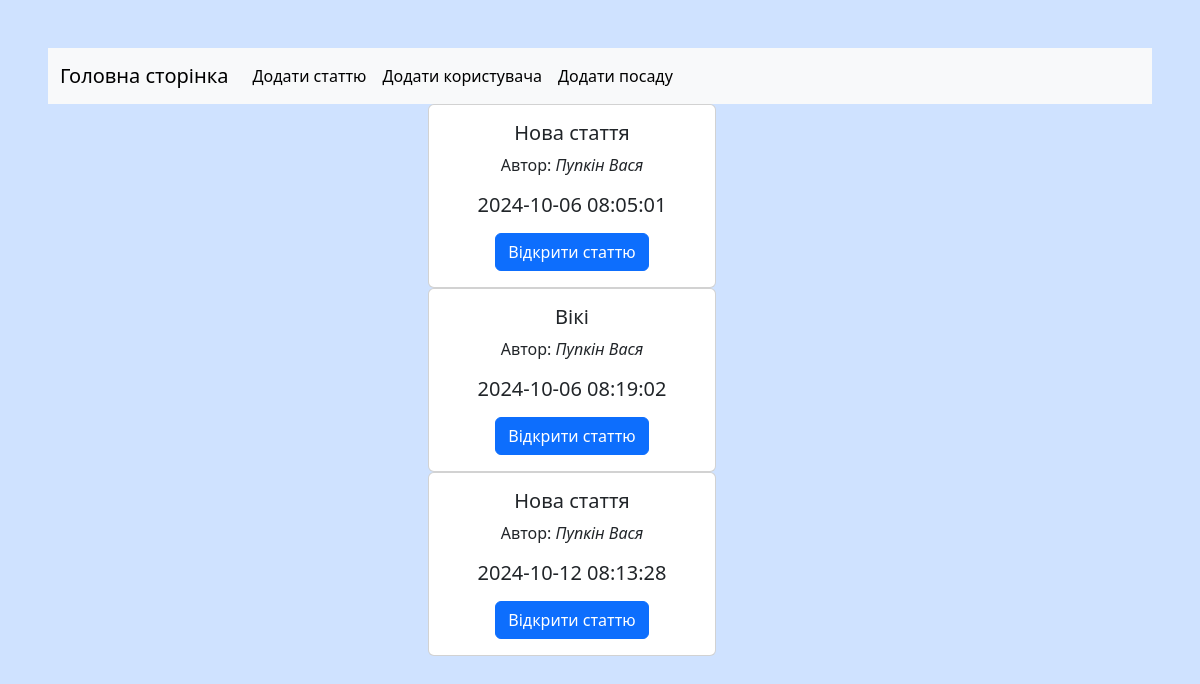
The page / on the database its author committed.
### app/db/models/post.py (models this page shows)
class Post(Base):
    __tablename__ = "posts"
    id: Mapped[int] = mapped_column(primary_key=True)
    title: Mapped[str] = mapped_column(String(500))
    text: Mapped[str] = mapped_column(TEXT())
    create: Mapped[datetime] = mapped_column(TIMESTAMP(), server_default=func.now())
    user_id: Mapped[int] = mapped_column(ForeignKey(User.id))
    user: Mapped[User] = relationship()

### app/db/models/user.py (models this page shows)
class User(Base):
    __tablename__ = "users"
    id: Mapped[int] = mapped_column(primary_key=True)
    first_name: Mapped[str] = mapped_column(String(50), nullable=True)
    last_name: Mapped[int] = mapped_column(String(50))
    age: Mapped[int] = mapped_column(nullable=True)
    position_id: Mapped[int] = mapped_column(ForeignKey(Position.id))
    position: Mapped[Position] = relationship()

### app/routes/post.py (the view)
@post_route.get("/")
def index():
    with Session() as session:
        posts = session.query(Post).all()
        return render_template("index.html", posts=posts)

### app/templates/index.html
{% extends "_base.html" %}
{% block center_content %}
    {% for post in posts %}
    <div class="card" style="width: 18rem;">
        <div class="card-body">
            <h5 class="card-title">{{ post.title }}</h5>
            <p class="card-text">Автор: <em>{{ post.user.last_name }} {{ post.user.first_name }}</em></p>
            <h5><p>{{ post.create }}</p></h5>
            <a href="{{ url_for('posts.get_post', id=post.id) }}" class="btn btn-primary">Відкрити статтю</a>
        </div>
    </div>
    {% endfor %}
{% endblock center_content %}

### app/templates/_base.html (shortened to what this page needs)
<!DOCTYPE html>
<html lang="en">
<head>
    <link href="https://cdn.jsdelivr.net/npm/bootstrap@5.3.3/dist/css/bootstrap.min.css" rel="stylesheet">
</head>
<body class="p-5 bg-primary-subtle">
    {% include "_navbar.html" %}
    <div class="container text-center">
        <div class="row">
            <div class="col">
            </div>
            <div class="col">
                {% block center_content %}
                {% endblock center_content %}
            </div>
            <div class="col">
            </div>
        </div>
    </div>
</body>
</html>

### app/templates/_navbar.html (shortened to what this page needs)
<nav class="navbar navbar-expand-lg bg-body-tertiary">
  <div class="container-fluid">
    <a class="navbar-brand" href="{{ url_for('posts.index') }}">Головна сторінка</a>
    <div class="collapse navbar-collapse" id="navbarSupportedContent">
      <ul class="navbar-nav me-auto mb-2 mb-lg-0">
        <li class="nav-item">
          <a class="nav-link active" aria-current="page" href="{{ url_for('posts.add_post') }}">Додати статтю</a>
        </li>
        <li class="nav-item">
          <a class="nav-link active" aria-current="page" href="{{ url_for('users.add_user') }}">Додати користувача</a>
        </li>
        <li class="nav-item">
          <a class="nav-link active" aria-current="page" href="{{ url_for('positions.add_position') }}">Додати посаду</a>
        </li>
    </div>
  </div>
</nav>

### rows shown on the page
Post: title "Нова стаття", user.last_name "Пупкін", user.first_name "Вася", create "2024-10-06 08:05:01"
Post: title "Вікі", user.last_name "Пупкін", user.first_name "Вася", create "2024-10-06 08:19:02"
Post: title "Нова стаття", user.last_name "Пупкін", user.first_name "Вася", create "2024-10-12 08:13:28"
